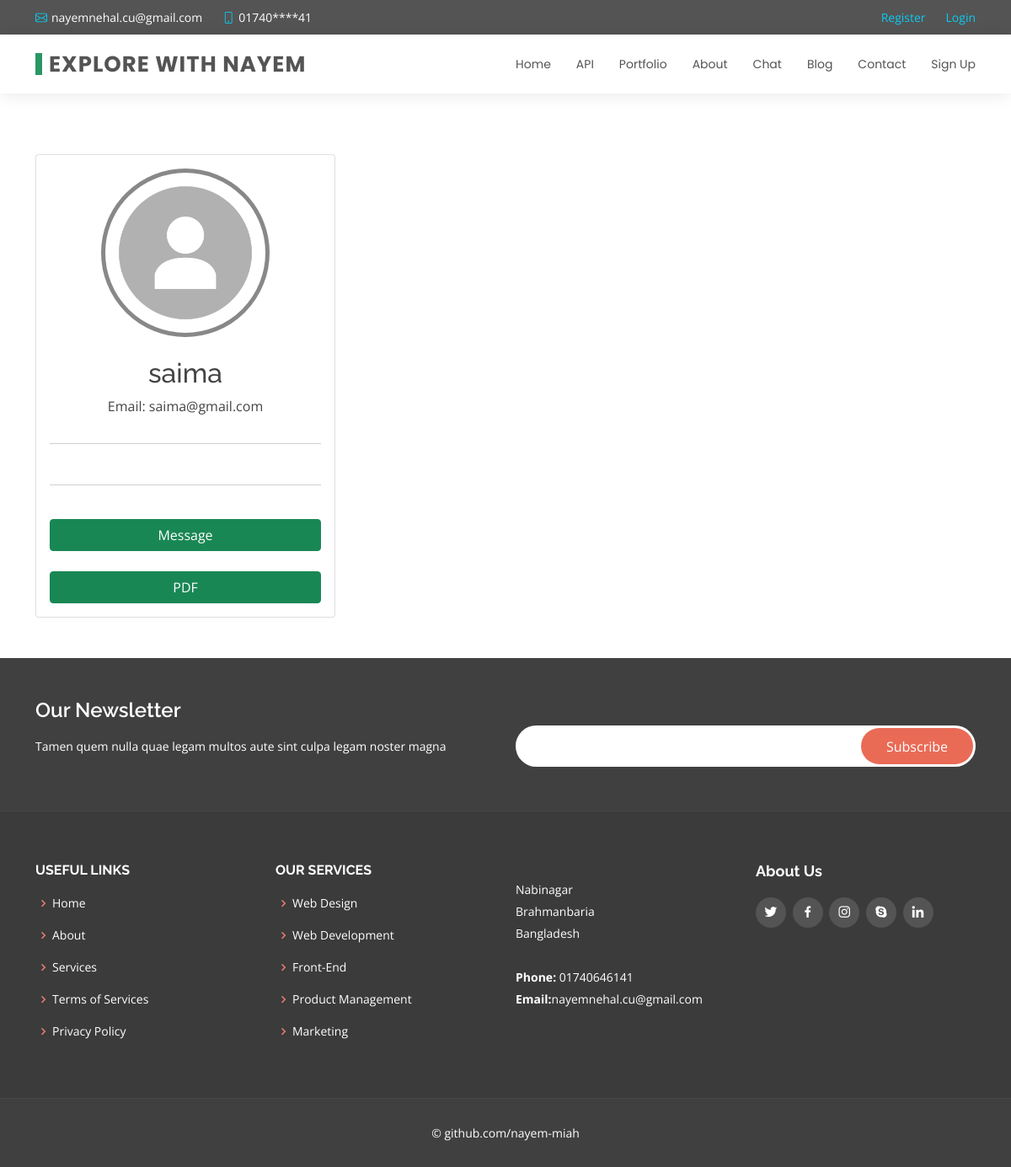
The app's page /account/user-profile/13/ with its own data.
### header/models.py (models this page shows, shortened)
class Top_header(models.Model):
    fav_icon = models.ImageField(upload_to='')
    fav_icon2 = models.ImageField(upload_to='')
    number = models.CharField(max_length=20)
    email = models.EmailField()
    twitter = models.URLField()
    facebook = models.URLField()
    instagram = models.URLField()
    linkedin = models.URLField()

class Header(models.Model):
    logo = models.CharField(max_length=25)

### account/models.py (models this page shows, shortened)
class Account(AbstractBaseUser):
	email 					= models.EmailField(verbose_name="email", max_length=60, unique=True)
	username 				= models.CharField(max_length=30, unique=True)
	date_joined				= models.DateTimeField(verbose_name='date joined', auto_now_add=True)
	last_login				= models.DateTimeField(verbose_name='last login', auto_now=True)
	is_admin				= models.BooleanField(default=False)
	is_active				= models.BooleanField(default=True)
	is_staff				= models.BooleanField(default=False)
	is_superuser			= models.BooleanField(default=False)
	profile_image			= models.ImageField(max_length=255, null=True, blank=True, default="profile_images/d.png")
	hide_email				= models.BooleanField(default=True)
	USERNAME_FIELD = 'email'
	REQUIRED_FIELDS = ['username']
	objects = MyAccountManager()
	def __str__(self):
		return self.username

### account/views.py (the view)
# urls.py: path('user-profile/<int:pk>/', views.user_profile, name='user_profile'),
def user_profile(request, pk):
    template = 'account/profile.html'
    top_header = Top_header.objects.order_by()
    header = Header.objects.order_by()
    profile = Account.objects.get(id=pk)
    context = {
                'top_headerdata': top_header,
             'headerdata': header,
             'profile': profile,
       }
    return render(request, template_name=template, context=context)

### templates/account/profile.html (shortened to what this page needs)
{% extends 'base.html' %}
{% load static %}
{% block content %}
<div class="main-container container my-5">
	<br>
	<div class="row">
		<div class="col-md-4">
			<div class="card card-body" id="user-info-box">
				<img id="user_pic" src="{{profile.profile_image.url}}">
				<br>
				<h2>{{profile}}</h2>
				<p>Email: {{profile.email}}</p>
				<hr>
				<hr>
				<br>
				<a class="btn btn-success btn-block" href="{% url 'chat:personal_chat' profile.id%}">Message</a>
				<br>
				<a class="btn btn-success btn-block" href="#">PDF</a>
			</div>
		</div>
	</div>
</div>
{% endblock %}

### templates/base/header.html (shortened to what this page needs)
  <section id="topbar" class="d-flex align-items-center">
    <div class="container d-flex justify-content-center justify-content-md-between">
      <div class="contact-info d-flex align-items-center">
        <i class="bi bi-envelope d-flex align-items-center"><a href="mailto:contact@example.com">{{top_headerdata.0.email}}</a></i>
        <i class="bi bi-phone d-flex align-items-center ms-4"><span>{{top_headerdata.0.number}}</span></i>
      </div>
      <div class="social-links d-none d-md-flex align-items-center">
          {% if user.is_authenticated%}
               <a class="d-flex align-items-center ms-4" href="{%url 'logout'%}">Logout</a>
               <a class="d-flex align-items-center ms-4" style="color:#0dcaf0">{{user.username}}</a>
          {% else %}
               <br/>
              <a class="d-flex align-items-center ms-4" style="color:#0dcaf0" href="{% url 'index'%}">Register</a></p>
              <a class="d-flex align-items-center ms-4" style="color:#0dcaf0" href="{% url 'login'%}">Login</a></p>
          {% endif %}
      </div>
    </div>
  </section>
  <header id="header" class="d-flex align-items-center">
    <div class="container d-flex justify-content-between align-items-center">
      <div class="logo">
        <h1><a href="{% url 'index'%}">{{headerdata.0.logo}}</a></h1>
      </div>
      <nav id="navbar" class="navbar">
        <ul>
          <li><a class="{% block homeactive %} {% endblock %}" href="{% url 'index'%}">Home</a></li>
          <li><a class="{% block teamactive %} {% endblock %}" href="http://localhost:8000/docs/">API</a></li>
          <li><a class="{% block portfolioactive %} {% endblock %}" href="{% url 'portfolio'%}">Portfolio</a></li>
          <li><a class="{% block aboutactive %} {% endblock %}" href="{% url 'about'%}">About</a></li>
          <li><a class="" href="{% url 'chat:friend_list'%}">Chat</a></li>
          <li><a class="{% block blogactive %} {% endblock %}" href="{% url 'blog:blog'%}">Blog</a></li>
          <li><a class="{% block contactactive %}{% endblock %}" href="{% url 'contact'%}">Contact</a></li>
          {% if user.is_authenticated%}
             <li><a href="{% url 'profile'%}">Account</a></li>
          {% else %}
             <li><a href="{% url 'account'%}">Sign Up</a></li>
          {% endif %}
        </ul>
      </nav>
    </div>
  </header>

### static/assets/css/index.css (style rules this page uses)
body { font-family: "Open Sans", sans-serif; color: #444444; }
a { color: #e96b56; text-decoration: none; }
h1, h2, h3, h4, h5, h6 { font-family: "Raleway", sans-serif; }
#topbar { background: #545454; padding: 10px 0; font-size: 14px; }
#topbar .contact-info i { font-style: normal; color: #0dcaf0; }
#topbar .contact-info i a, #topbar .contact-info i span { padding-left: 5px; color: #fff; }
#topbar .contact-info i a { line-height: 0; transition: 0.3s; }
#topbar .social-links a { color: #bababa; line-height: 0; transition: 0.3s; margin-left: 10px; }
#header { height: 70px; transition: all 0.5s; z-index: 997; transition: all 0.5s; background: #fff; box-shadow: 0px 0px 20px 0px rgba(0, 0, 0, 0.1); }
#header .logo h1 { font-size: 26px; padding: 0 0 0 8px; margin: 11px 0; line-height: 1; font-weight: 700; letter-spacing: 1px; text-transform: uppercase; font-family: "Poppins", sans-serif; border-left: 8px solid #2a9664; }
#header .logo h1 a, #header .logo h1 a:hover { color: #545454; text-decoration: none; }
.navbar { padding: 0; }
.navbar ul { margin: 0; padding: 0; display: flex; list-style: none; align-items: center; }
.navbar li { position: relative; }
.navbar a { display: flex; align-items: center; justify-content: space-between; padding: 10px 0 10px 30px; font-family: "Poppins", sans-serif; font-size: 14px; color: #545454; white-space: nowrap; transition: 0.3s; }
section { padding: 0 0 80px 0; }

### templates/account/profile.html (style rules this page uses)
#user_pic { height: 200px; width: 200px; border-radius: 50%; border:5px solid #888; margin:0 auto; object-fit: cover; }
#user-info-box { text-align: center; }

### records on screen
Top_header: email "nayemnehal.cu@gmail.com", number "01740****41"
Header: logo "EXPLORE WITH NAYEM"
Account: profile_image (picture), username "saima", email "saima@gmail.com"
